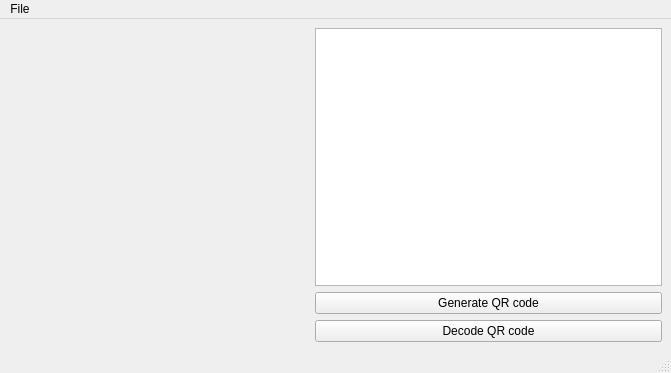
<?xml version="1.0" encoding="UTF-8"?>
<ui version="4.0">
 <class>QRcodeGUI</class>
 <widget class="QMainWindow" name="QRcodeGUI">
  <property name="geometry">
   <rect>
    <x>0</x>
    <y>0</y>
    <width>671</width>
    <height>373</height>
   </rect>
  </property>
  <property name="minimumSize">
   <size>
    <width>0</width>
    <height>0</height>
   </size>
  </property>
  <property name="windowTitle">
   <string>MainWindow</string>
  </property>
  <widget class="QWidget" name="centralwidget">
   <layout class="QHBoxLayout" name="horizontalLayout">
    <item>
     <widget class="QLabel" name="label">
      <property name="minimumSize">
       <size>
        <width>300</width>
        <height>300</height>
       </size>
      </property>
      <property name="text">
       <string/>
      </property>
     </widget>
    </item>
    <item>
     <layout class="QVBoxLayout" name="verticalLayout">
      <item>
       <widget class="QTextEdit" name="textEdit"/>
      </item>
      <item>
       <widget class="QPushButton" name="pushButton">
        <property name="text">
         <string>Generate QR code</string>
        </property>
       </widget>
      </item>
      <item>
       <widget class="QPushButton" name="pushButton_2">
        <property name="text">
         <string>Decode QR code</string>
        </property>
       </widget>
      </item>
     </layout>
    </item>
   </layout>
  </widget>
  <widget class="QMenuBar" name="menubar">
   <property name="geometry">
    <rect>
     <x>0</x>
     <y>0</y>
     <width>671</width>
     <height>26</height>
    </rect>
   </property>
   <widget class="QMenu" name="menuFile">
    <property name="title">
     <string>File</string>
    </property>
    <addaction name="actionLoad"/>
    <addaction name="actionSave"/>
    <addaction name="actionQuit"/>
   </widget>
   <addaction name="menuFile"/>
  </widget>
  <widget class="QStatusBar" name="statusbar"/>
  <action name="actionLoad">
   <property name="text">
    <string>Load</string>
   </property>
  </action>
  <action name="actionSave">
   <property name="text">
    <string>Save</string>
   </property>
  </action>
  <action name="actionQuit">
   <property name="text">
    <string>Quit</string>
   </property>
  </action>
 </widget>
 <resources/>
 <connections/>
</ui>
